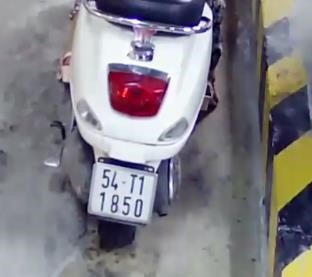
#> input picture ImageProcessing/xemay2.jpg, 312 x 277 px
$ python showimg.py
#> lines starting #> are read from the running program, lines starting #| are printed output that depends on the picture
import imutils
import numpy as np
import cv2
import cv2 as cv
from matplotlib import pyplot as plt


img = cv2.imread("./xemay2.jpg")
#> img is the input picture: shape (277, 312, 3); mean B, G, R 134.5, 127.7, 130.5

gray = cv2.cvtColor(img, cv2.COLOR_BGR2GRAY)
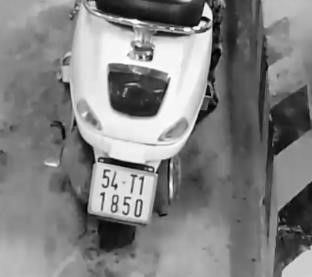
#> gray: shape (277, 312); min 1, max 255, mean 129.3
cv2.imshow('input', gray)

cv2.waitKey(0)
cv2.destroyAllWindows()

$ run again, with ImageProcessing/xemay1.jpg copied over ImageProcessing/xemay2.jpg
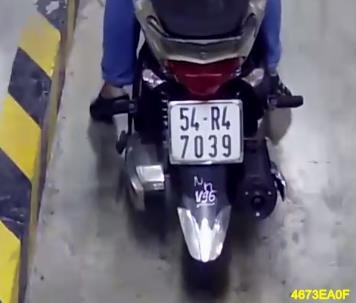
#> input picture ImageProcessing/xemay1.jpg, 356 x 303 px
#> img is the input picture: shape (303, 356, 3); mean B, G, R 115.1, 105.6, 109
#> `gray = cv2.cvtColor(img, cv2.COLOR_BGR2GRAY)`:
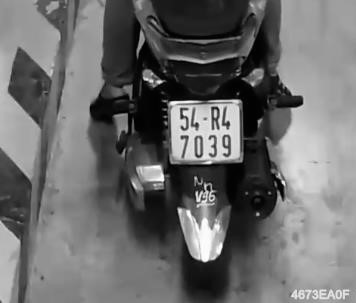
#> gray: shape (303, 356); min 1, max 255, mean 107.7

$ run again, with ImageProcessing/xemay10.jpg copied over ImageProcessing/xemay2.jpg
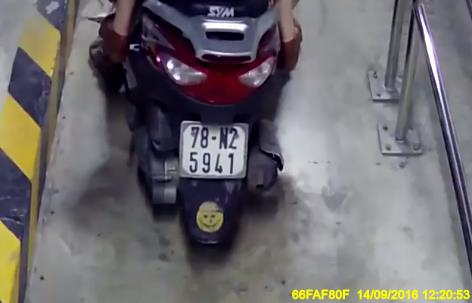
#> input picture ImageProcessing/xemay10.jpg, 472 x 303 px
#> img is the input picture: shape (303, 472, 3); mean B, G, R 110.5, 107.1, 110.2
#> `gray = cv2.cvtColor(img, cv2.COLOR_BGR2GRAY)`:
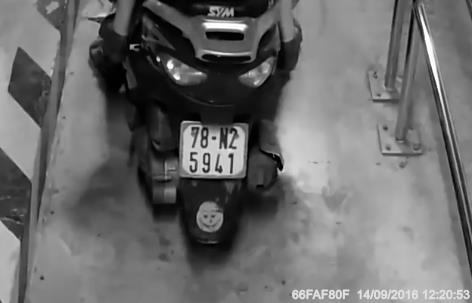
#> gray: shape (303, 472); min 0, max 255, mean 108.4

$ run again, with ImageProcessing/xemay11.jpg copied over ImageProcessing/xemay2.jpg
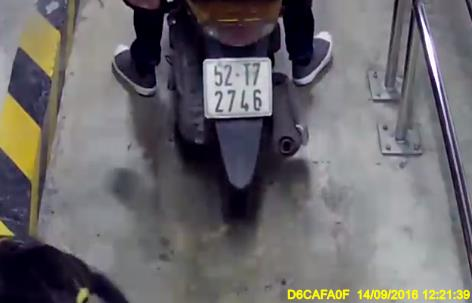
#> input picture ImageProcessing/xemay11.jpg, 472 x 303 px
#> img is the input picture: shape (303, 472, 3); mean B, G, R 106.8, 103.9, 106.6
#> `gray = cv2.cvtColor(img, cv2.COLOR_BGR2GRAY)`:
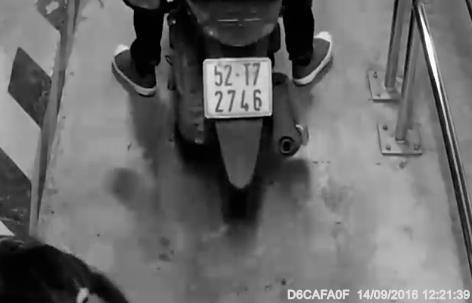
#> gray: shape (303, 472); min 0, max 254, mean 105
